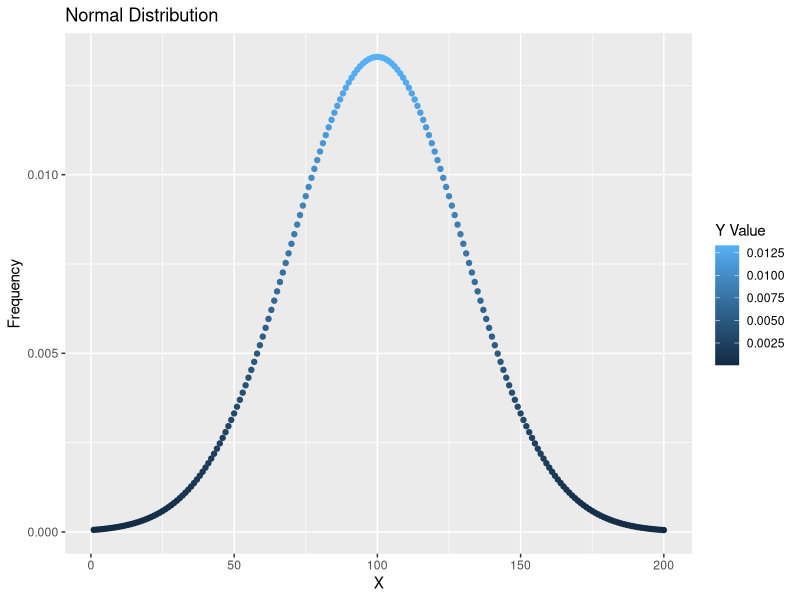

This figure's R source:
library(ggplot2)

my_data <- dnorm(1:200,100,30)
df <- data.frame(
    Xval = c(1:length((my_data))),
    Yval = my_data)

print(head(df))


plot <- ggplot(data = df, aes(x = Xval, y = Yval)) + 
  geom_point(aes(color = Yval))+
  labs(title = "Normal Distribution", x = "X", y = "Frequency", color = "Y Value")

show(plot)